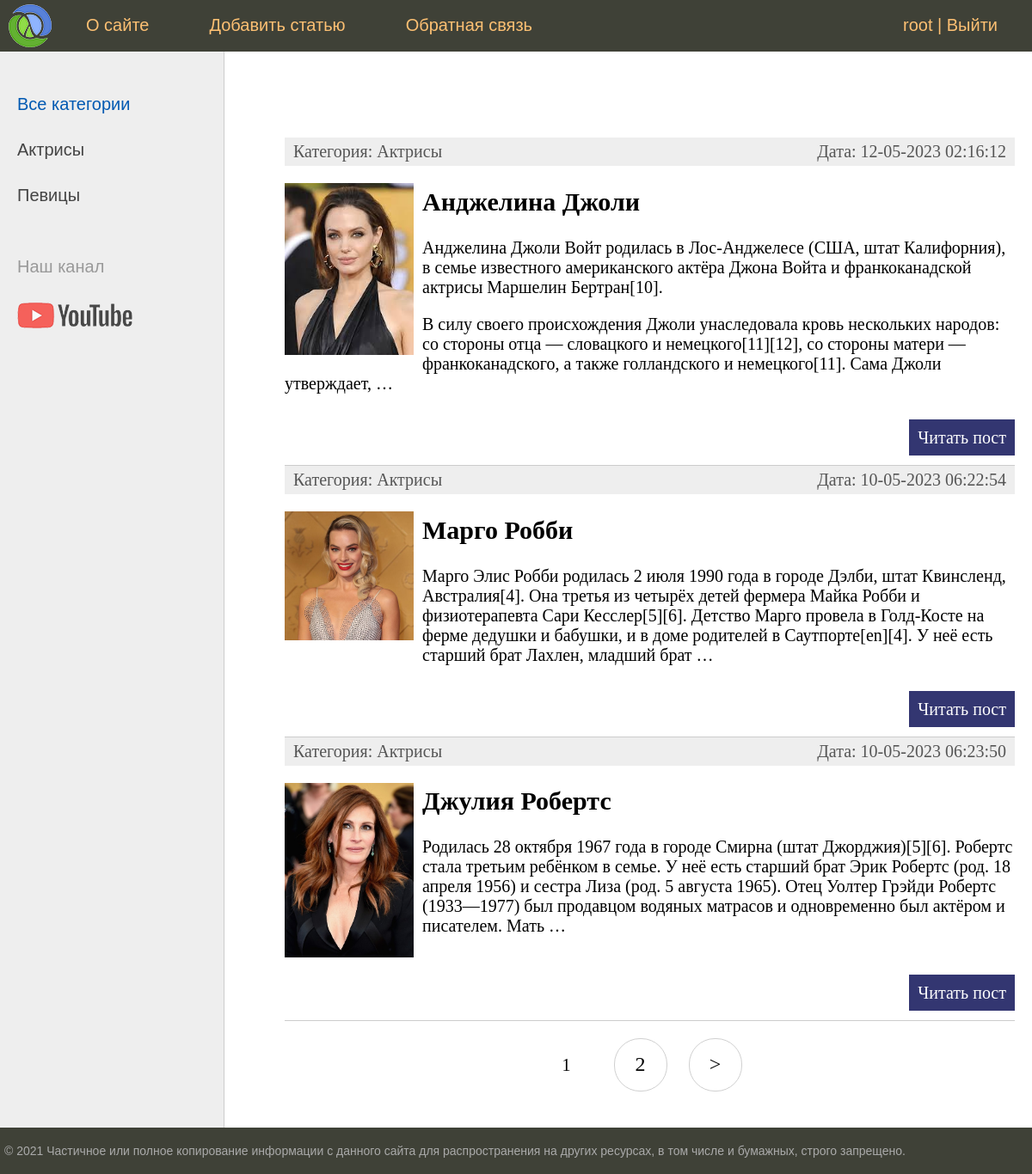
The app's page / (signed in) with its own data.
### women/models.py (models this page shows, shortened)
class Category(models.Model):
    name = models.CharField(max_length=100, db_index=True, verbose_name='Название категории')
    slug = models.SlugField(max_length=255, unique=True, db_index=True, verbose_name='URL')
    def __str__(self):
        return self.name
    def get_absolute_url(self):
        return reverse('category', kwargs={'cat_slug': self.slug})
    class Meta:
        verbose_name = 'Категории'
        verbose_name_plural = 'Категории'
        ordering = ['name']

class Women(models.Model):
    title = models.CharField(max_length=255, verbose_name='Заголовок')
    slug = models.SlugField(max_length=255, unique=True, db_index=True, verbose_name='URL')
    content = models.TextField(verbose_name='Текст статьи')
    photo = models.ImageField(upload_to="photos/%Y/%m/%d", verbose_name="Фото")
    time_create = models.DateTimeField(auto_now_add=True, verbose_name='Дата создания')
    time_update = models.DateTimeField(auto_now=True, verbose_name='Дата изменения')
    is_published = models.BooleanField(default=True, verbose_name='Публикация')
    cat = models.ForeignKey('Category', on_delete=models.PROTECT, verbose_name='Категория')
    def get_absolute_url(self):
        return reverse('post', kwargs={'post_slug': self.slug})
    class Meta:
        verbose_name = 'Известные женщины'
        verbose_name_plural = 'Известные женщины'
        ordering = ['id']

### women/views.py (the view)
# urls.py: path('', WomenHome.as_view(), name='home'),
class WomenHome(DataMixin, ListView):
    model = Women
    template_name = 'women/index.html'
    context_object_name = 'posts'
    def get_context_data(self, *, object_list=None, **kwargs):
        context = super().get_context_data(**kwargs)
        c_def = self.get_user_context(title='Главная страница')
        return dict(list(context.items()) + list(c_def.items()))
    def get_queryset(self):
        return Women.objects.filter(is_published=True).select_related('cat')

### women/utils.py (called while the page is built)
    def get_user_context(self, **kwargs):
        context = kwargs
        cats = cache.get('cats')
        if not cats:
            cats = Category.objects.annotate(Count('women'))
            cache.set('cats', cats, 60)
        user_menu = menu.copy()
        if not self.request.user.is_authenticated:
            user_menu.pop(1)
        context['menu'] = user_menu
        context['cats'] = cats
        if 'cat_selected' not in context:
            context['cat_selected'] = 0
        return context

### women/templates/women/index.html (shortened to what this page needs)
{% extends 'women/base.html' %}
{% block content %}
<ul class="list-articles">
	{% for p in posts %}
		<li><div class="article-panel">
			<p class="first">Категория: {{p.cat}}</p>
			<p class="last">Дата: {{ p.time_update|date:"d-m-Y H:i:s" }}</p>
		</div>
		{% if p.photo %}
			<p><img class="img-article-left thumb" src="{{p.photo.url}}" alt="#"></p>
		{% endif %}
		<h2>{{p.title}}</h2>
			{% autoescape on%}
		<p>{{p.content|linebreaks|truncatewords:50}}</p>
			{% endautoescape %}
		<p class="link-read-post"><a href="{{p.get_absolute_url}}">Читать пост</a></p>
		</li>
	{% endfor %}
</ul>
{% endblock %}

### women/templates/women/base.html (shortened to what this page needs)
{% load static %}
{% load women_tags %}
<!DOCTYPE html>
<html>
<head>
	<link type="text/css" href="{% static 'women/css/styles.css' %}" rel="stylesheet" />
</head>
<body>
<table class="table-page" border=0 cellpadding="0" cellspacing="0">
<tr><td valign=top>
{% block mainmenu %}
		<div class="header">
			<ul id="mainmenu" class="mainmenu">
			<li class="logo"><a href="{% url 'home' %}"><div class="logo"></div></a></li>
                {% for m in menu %}
                    <li><a href="{% url m.url_name %}">{{m.title}}</a></li>
                {% endfor %}
                {% if request.user.is_authenticated %}
                <li class="last">
                    {{ user.username }} | <a href="{% url 'logout' %}">Выйти</a>
                </li>
                {% else %}
                <li class="last">
                   <a href="{% url 'register' %}">Регистрация</a> | <a href="{% url 'login' %}">Войти</a>
                </li>
            {% endif %}
			</ul>
		</div>
{% endblock mainmenu %}
<table class="table-content" border=0 cellpadding="0" cellspacing="0">
<tr>
	<td valign="top" class="left-chapters">
	<ul id="leftchapters">
		{% if cat_selected == 0 %}
			<li class="selected">Все категории</li>
		{% else %}
			<li><a href="{% url 'home' %}">Все категории</a></li>
		{% endif %}
		{% for c in cats %}
            {% if c.women__count > 0 %}
                {% if c.pk == cat_selected %}
                    <li class="selected">{{ c.name }}</li>
                {% else %}
                    <li><a href="{{ c.get_absolute_url }}">{{ c.name }}</a></li>
                {% endif %}
            {% endif %}
        {% endfor %}
		<li class="share">
		<p>Наш канал</p>
		<a class="share-yt" href="https://www.youtube.com/channel/UClJzWfGWuGJL2t-3dYKcHTA/playlists" target="_blank" rel="nofollow"></a>
		</li>
	</ul>
</td>
<td valign="top" class="content">
	<div class="content-text">
    {% block content %}
    {% endblock %}
    {% if page_obj.has_other_pages %}
        <nav class="list-pages">
            <ul>
            {% for p in paginator.page_range %}
                {% if page_obj.number == p %}
                    <li class="page-num page-num-selected">{{ p }}</li>
                {% elif p >= page_obj.number|add:-2 and p <= page_obj.number|add:2 %}
                    <li class="page-num">
                        <a href="?page={{ p }}">{{ p }}</a>
                    </li>
                {% endif %}
            {% endfor %}
            {% if page_obj.has_next %}
                <li class="page-num">
                    <a href="?page={{ page_obj.next_page_number }}">&gt;</a>
                </li>
            </ul>
            {% endif %}
        </nav>
	</div>
    {% endif %}
</td></tr></table>
</td></tr>
<tr><td valign=top>
	<div id="footer">
		<p>&copy; 2021 Частичное или полное копирование информации с данного сайта для распространения на других ресурсах, в том числе и бумажных, строго запрещено.</p>
	</div>
</td></tr></table>
</body>
</html>

### women/static/women/css/styles.css (style rules this page uses)
html, body { font-family: 'Arial'; margin: 0; padding: 0; height: 100%; width: 100%; color: #444; }
a { color: #0059b2; text-decoration: none; }
img { max-width: 600px; height: auto; }
img.img-article-left { max-width: 300px; height: auto; float: left; padding: 0 10px 10px 0; }
img.img-article-left.thumb { max-width: 150px; height: auto; }
p.link-read-post { text-align: right; }
p.link-read-post a { padding: 10px; min-width: 100px; background: #333671; color: #fff; text-decoration: none; }
div.article-panel { background: #eee; padding: 5px 10px 5px 10px; box-sizing: border-box; overflow: hidden; color: #555; }
div.article-panel p.first { margin: 0; float: left; }
div.article-panel p.last { margin: 0; float: right; }
ul.list-articles { list-style: none; margin: 0; padding: 0; }
ul.list-articles li { border-bottom: 1px solid #ccc; }
.table-page { width: 100%; height: 100%; vertical-align: top; }
.table-page tr { height: 100%; }
.header { background: #3F4137; height: 60px; }
.logo { background: url('../images/logo.png') no-repeat 10px 5px; width: 70px; height: 60px; }
ul.mainmenu { list-style: none; margin: 0; padding: 0; height: 60px; color: #fdc073; font-size: 20px; overflow: hidden; }
ul.mainmenu li { float: left; margin: 18px 40px 0 30px; }
ul.mainmenu li.logo { margin: 0; }
ul.mainmenu li.last { float: right; }
ul.mainmenu li a { color: #fdc073; text-decoration: none; }
.table-content { width: 100%; min-height: 100%; height: 100%; }
.left-chapters { margin: 0; background: #eee; border-right: 1px solid #ccc; min-height: 100%; }
.left-chapters ul { width: 230px; min-height: 100%; margin: 0; padding: 20px 10px 10px 20px; list-style: none; font-size: 20px; }
.left-chapters ul li { margin: 30px 0 0 0; color: #999; }
.left-chapters ul li.selected { color: #0059b2; }
.left-chapters ul li a { color: #444; text-decoration: none; }
.left-chapters ul li.share { margin: 60px 0 0 0; }
.left-chapters ul li.share p { margin: 30px 0 30px 0; }
.left-chapters ul li.share a { display: inline-block; width: 40px; height: 40px; margin: 0 20px 0 0; }
.left-chapters ul li.share a.share-yt { width: 100%; height: 30px; background: url('../images/share_yt.png') no-repeat 0 0 }
.content { padding: 40px 20px 20px 40px; width: 100%; box-sizing: border-box; }
.content-text { margin: 60px 0 0 30px; color: #000; font-size: 20px; font-family: Yandex Sans Display Light; }
#footer { box-sizing: border-box; background: #3F4137; padding: 5px; color: #aaa; font-size: 14px; font-family: Verdana, Geneva, Arial, Helvetica; text-align: left; overflow: hidden; }
.list-pages { text-align: center; margin: 0 0 20px 0; }
.list-pages ul { margin: 20px 0 0 0; padding: 0; list-style: none; }
.list-pages ul li { display: inline-block; margin: 0 20px 0 0; }
.list-pages a { color: #000; font-size: 24px; text-decoration: none; }
.list-pages .page-num, .page-num-selected { display: inline-block; width: 60px; height: 44px; padding: 16px 0 0 0; border: 1px solid #d0d0d0; border-radius: 30px; }
.list-pages .page-num-selected { border: none; color: #000; font-size: 20px; }

### records on screen
Category: name "Актрисы"
Category: name "Певицы"
Women: cat "Актрисы", time_update "12-05-2023 02:16:12", photo (picture), title "Анджелина Джоли", content "Анджелина Джоли Войт родилась в Лос-Анджелесе (США, штат Калифорния), в семье известного американского актёра Джона Войта и франкоканадской актрисы Маршелин Бертран[10]. В силу своего происхождения Джоли унаследовала кровь нескольких народов: со стороны отца — словацкого и немецкого[11][12], со стороны матери — франкоканадского, а также голландского и немецкого[11]. Сама Джоли утверждает, …"
Women: cat "Актрисы", time_update "10-05-2023 06:22:54", photo (picture), title "Марго Робби", content "Марго Элис Робби родилась 2 июля 1990 года в городе Дэлби, штат Квинсленд, Австралия[4]. Она третья из четырёх детей фермера Майка Робби и физиотерапевта Сари Кесслер[5][6]. Детство Марго провела в Голд-Косте на ферме дедушки и бабушки, и в доме родителей в Саутпорте[en][4]. У неё есть старший брат Лахлен, младший брат …"
Women: cat "Актрисы", time_update "10-05-2023 06:23:50", photo (picture), title "Джулия Робертс", content "Родилась 28 октября 1967 года в городе Смирна (штат Джорджия)[5][6]. Робертс стала третьим ребёнком в семье. У неё есть старший брат Эрик Робертс (род. 18 апреля 1956) и сестра Лиза (род. 5 августа 1965). Отец Уолтер Грэйди Робертс (1933—1977) был продавцом водяных матрасов и одновременно был актёром и писателем. Мать …"

### other values on screen
{{ m.title }} "О сайте" "Добавить статью" "Обратная связь"
{{ user.username }} "root"
{{ p }} "1"
{{ p }} "2"
